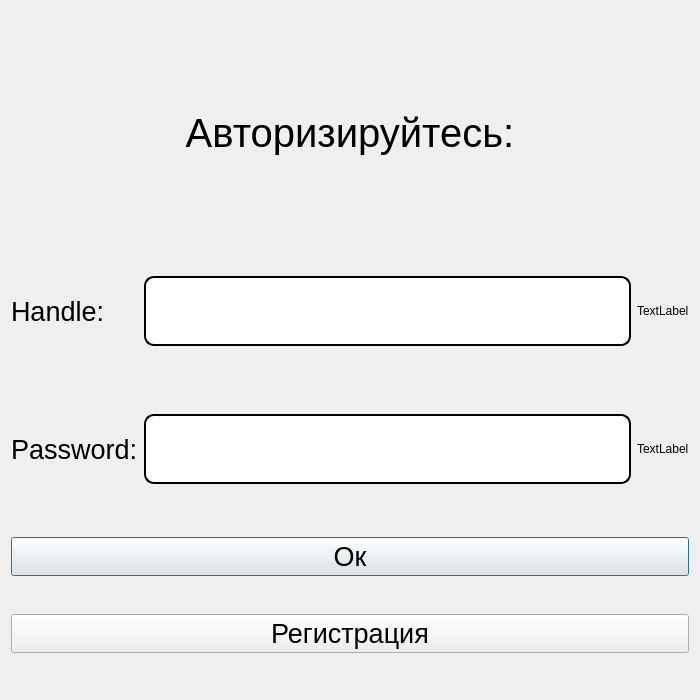
<?xml version="1.0" encoding="UTF-8"?>
<ui version="4.0">
 <class>Dialog</class>
 <widget class="QDialog" name="Dialog">
  <property name="geometry">
   <rect>
    <x>0</x>
    <y>0</y>
    <width>700</width>
    <height>700</height>
   </rect>
  </property>
  <property name="windowTitle">
   <string>Dialog</string>
  </property>
  <layout class="QHBoxLayout" name="horizontalLayout">
   <item>
    <layout class="QGridLayout" name="gridLayout">
     <item row="2" column="1">
      <widget class="QLineEdit" name="password_text">
       <property name="sizePolicy">
        <sizepolicy hsizetype="Preferred" vsizetype="Maximum">
         <horstretch>0</horstretch>
         <verstretch>0</verstretch>
        </sizepolicy>
       </property>
       <property name="minimumSize">
        <size>
         <width>0</width>
         <height>70</height>
        </size>
       </property>
       <property name="font">
        <font>
         <pointsize>20</pointsize>
        </font>
       </property>
       <property name="styleSheet">
        <string notr="true">border-style: outset;
border-width: 2px;
border-radius: 10px</string>
       </property>
       <property name="text">
        <string/>
       </property>
      </widget>
     </item>
     <item row="2" column="0">
      <widget class="QLabel" name="password_label">
       <property name="sizePolicy">
        <sizepolicy hsizetype="Preferred" vsizetype="Preferred">
         <horstretch>0</horstretch>
         <verstretch>0</verstretch>
        </sizepolicy>
       </property>
       <property name="minimumSize">
        <size>
         <width>0</width>
         <height>100</height>
        </size>
       </property>
       <property name="font">
        <font>
         <pointsize>20</pointsize>
        </font>
       </property>
       <property name="text">
        <string>Password:</string>
       </property>
      </widget>
     </item>
     <item row="1" column="1">
      <widget class="QLineEdit" name="handle_text">
       <property name="sizePolicy">
        <sizepolicy hsizetype="MinimumExpanding" vsizetype="Maximum">
         <horstretch>0</horstretch>
         <verstretch>0</verstretch>
        </sizepolicy>
       </property>
       <property name="minimumSize">
        <size>
         <width>0</width>
         <height>70</height>
        </size>
       </property>
       <property name="font">
        <font>
         <pointsize>20</pointsize>
        </font>
       </property>
       <property name="styleSheet">
        <string notr="true">border-style: outset;
border-width: 2px;
border-radius: 10px</string>
       </property>
       <property name="text">
        <string/>
       </property>
      </widget>
     </item>
     <item row="1" column="0">
      <widget class="QLabel" name="handle_label">
       <property name="sizePolicy">
        <sizepolicy hsizetype="Fixed" vsizetype="Preferred">
         <horstretch>80</horstretch>
         <verstretch>0</verstretch>
        </sizepolicy>
       </property>
       <property name="minimumSize">
        <size>
         <width>0</width>
         <height>100</height>
        </size>
       </property>
       <property name="font">
        <font>
         <pointsize>20</pointsize>
        </font>
       </property>
       <property name="text">
        <string>Handle:</string>
       </property>
      </widget>
     </item>
     <item row="1" column="2">
      <widget class="QLabel" name="label">
       <property name="text">
        <string>TextLabel</string>
       </property>
      </widget>
     </item>
     <item row="2" column="2">
      <widget class="QLabel" name="label_2">
       <property name="text">
        <string>TextLabel</string>
       </property>
      </widget>
     </item>
     <item row="3" column="0" colspan="3">
      <widget class="QPushButton" name="ok_btn">
       <property name="font">
        <font>
         <pointsize>20</pointsize>
        </font>
       </property>
       <property name="text">
        <string>Ок</string>
       </property>
      </widget>
     </item>
     <item row="4" column="0" colspan="3">
      <widget class="QPushButton" name="registr_btn">
       <property name="font">
        <font>
         <pointsize>20</pointsize>
        </font>
       </property>
       <property name="text">
        <string>Регистрация</string>
       </property>
      </widget>
     </item>
     <item row="0" column="0" colspan="3">
      <widget class="QLabel" name="login_label">
       <property name="sizePolicy">
        <sizepolicy hsizetype="Preferred" vsizetype="Fixed">
         <horstretch>0</horstretch>
         <verstretch>0</verstretch>
        </sizepolicy>
       </property>
       <property name="minimumSize">
        <size>
         <width>100</width>
         <height>180</height>
        </size>
       </property>
       <property name="font">
        <font>
         <pointsize>30</pointsize>
        </font>
       </property>
       <property name="text">
        <string>Авторизируйтесь:</string>
       </property>
       <property name="textFormat">
        <enum>Qt::AutoText</enum>
       </property>
       <property name="scaledContents">
        <bool>false</bool>
       </property>
       <property name="alignment">
        <set>Qt::AlignCenter</set>
       </property>
       <property name="openExternalLinks">
        <bool>true</bool>
       </property>
      </widget>
     </item>
    </layout>
   </item>
  </layout>
 </widget>
 <resources/>
 <connections/>
</ui>
